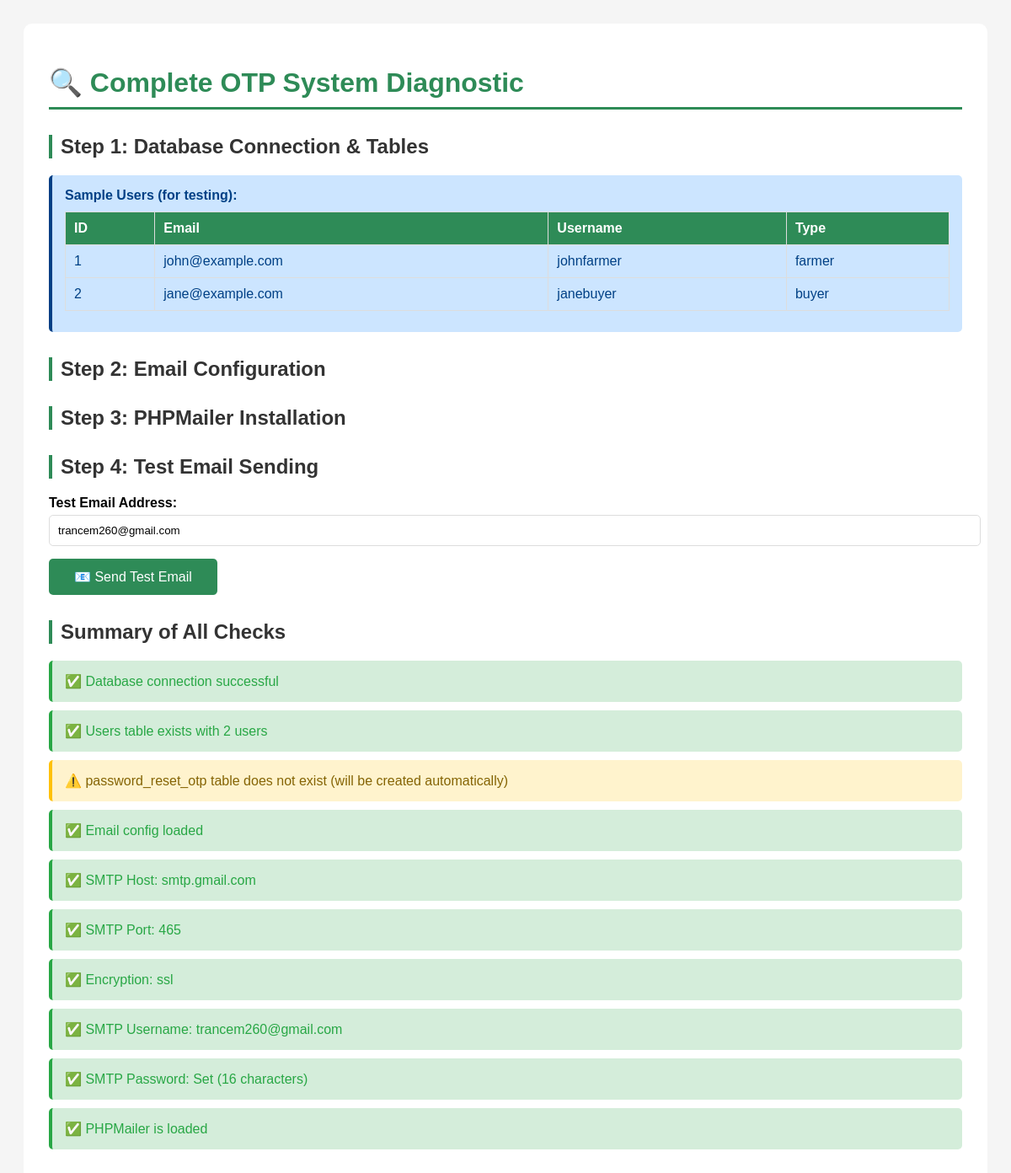
Screenshot of /debug_otp_complete.php with the database file from the repository.
### tables this page shows
CREATE TABLE users (
    id INT AUTO_INCREMENT PRIMARY KEY,
    full_name VARCHAR(100) NOT NULL,
    email VARCHAR(100) UNIQUE NOT NULL,
    username VARCHAR(50) UNIQUE NOT NULL,
    password VARCHAR(255) NOT NULL,
    user_type ENUM('farmer', 'buyer') NOT NULL,
    created_at TIMESTAMP DEFAULT CURRENT_TIMESTAMP,
    updated_at TIMESTAMP DEFAULT CURRENT_TIMESTAMP ON UPDATE CURRENT_TIMESTAMP
);

### config/phpmailer_helper.php (called while the page is built, shortened)
<?php
require_once __DIR__ . '/email_config.php';
function getEmailConfig()
{
    static $config = null;
    if ($config === null) {
        $configFile = __DIR__ . '/email_config.php';
        try {
            $config = require $configFile;
            $requiredKeys = ['smtp_host', 'smtp_port', 'smtp_username', 'smtp_password', 'smtp_from_email'];
        } catch (Exception $e) {
            error_log("Error loading email config: " . $e->getMessage());
            $config = [];
        }
    }
    return $config;
}

### config/email_config.php (called while the page is built)
<?php
return [
    'smtp_host' => 'smtp.gmail.com',
    'smtp_port' => 465,
    'smtp_username' => 'trancem260@gmail.com',
    'smtp_password' => 'wwhxqyiwuasoqjle',
    'smtp_from_email' => 'trancem260@gmail.com',
    'smtp_from_name' => 'AgriMarket - Agriculture Platform',
    'smtp_encryption' => 'ssl',
    'smtp_debug' => 2
];

### debug_otp_complete.php (the view, shortened to what this page needs)
<?php
echo "<!DOCTYPE html><html><head><title>Complete OTP Debug</title>";
echo "<style>
body { font-family: Arial, sans-serif; padding: 20px; background: #f5f5f5; }
.container { background: white; padding: 30px; border-radius: 10px; max-width: 1200px; margin: 0 auto; }
h1 { color: #2e8b57; border-bottom: 3px solid #2e8b57; padding-bottom: 10px; }
h2 { color: #333; margin-top: 30px; border-left: 4px solid #2e8b57; padding-left: 10px; }
.success { color: #28a745; background: #d4edda; padding: 15px; border-radius: 5px; margin: 10px 0; border-left: 4px solid #28a745; }
.error { color: #dc3545; background: #f8d7da; padding: 15px; border-radius: 5px; margin: 10px 0; border-left: 4px solid #dc3545; }
.warning { color: #856404; background: #fff3cd; padding: 15px; border-radius: 5px; margin: 10px 0; border-left: 4px solid #ffc107; }
.info { color: #004085; background: #cce5ff; padding: 15px; border-radius: 5px; margin: 10px 0; border-left: 4px solid #004085; }
pre { background: #f8f9fa; padding: 15px; border-radius: 5px; overflow-x: auto; border: 1px solid #ddd; font-size: 11px; white-space: pre-wrap; }
table { width: 100%; border-collapse: collapse; margin: 10px 0; }
th, td { padding: 10px; text-align: left; border: 1px solid #ddd; }
th { background: #2e8b57; color: white; }
.code { background: #2e8b57; color: white; padding: 20px; text-align: center; border-radius: 8px; font-size: 32px; font-weight: bold; letter-spacing: 5px; margin: 20px 0; }
</style></head><body>";
echo "<div class='container'>";
echo "<h1>🔍 Complete OTP System Diagnostic</h1>";
$allChecks = [];
try {
    echo "<h2>Step 1: Database Connection & Tables</h2>";
    require_once __DIR__ . '/config/database.php';
    $allChecks[] = ['status' => 'success', 'message' => 'Database connection successful'];
    try {
        $stmt = $pdo->query("SELECT COUNT(*) as count FROM users");
        $userCount = $stmt->fetch()['count'];
        $allChecks[] = ['status' => 'success', 'message' => "Users table exists with $userCount users"];
        $stmt = $pdo->query("SELECT id, email, username, user_type FROM users LIMIT 5");
        $users = $stmt->fetchAll();
        if (!empty($users)) {
            echo "<div class='info'>";
            echo "<strong>Sample Users (for testing):</strong><br>";
            echo "<table><tr><th>ID</th><th>Email</th><th>Username</th><th>Type</th></tr>";
            foreach ($users as $user) {
                echo "<tr><td>{$user['id']}</td><td>{$user['email']}</td><td>{$user['username']}</td><td>{$user['user_type']}</td></tr>";
            }
            echo "</table>";
            echo "</div>";
        }
    } catch (Exception $e) {
        $allChecks[] = ['status' => 'error', 'message' => 'Users table error: ' . $e->getMessage()];
    }
    try {
        $stmt = $pdo->query("SHOW TABLES LIKE 'password_reset_otp'");
        if ($stmt->rowCount() > 0) {
            $stmt = $pdo->query("SELECT COUNT(*) as count FROM password_reset_otp");
            $otpCount = $stmt->fetch()['count'];
            $allChecks[] = ['status' => 'success', 'message' => "password_reset_otp table exists with $otpCount records"];
            $stmt = $pdo->query("SELECT o.*, u.email, u.username FROM password_reset_otp o
                                JOIN users u ON o.user_id = u.id
                                ORDER BY o.created_at DESC LIMIT 5");
            $otps = $stmt->fetchAll();
            if (!empty($otps)) {
                echo "<div class='info'>";
                echo "<strong>Recent OTP Codes:</strong><br>";
                echo "<table><tr><th>User</th><th>Email</th><th>OTP Code</th><th>Expires</th><th>Verified</th><th>Created</th></tr>";
                foreach ($otps as $otp) {
                    $expired = strtotime($otp['expires_at']) < time() ? ' (EXPIRED)' : '';
                    $verified = $otp['verified'] ? 'Yes' : 'No';
                    echo "<tr>";
                    echo "<td>{$otp['username']}</td>";
                    echo "<td>{$otp['email']}</td>";
                    echo "<td><strong>{$otp['otp_code']}</strong></td>";
                    echo "<td>{$otp['expires_at']}$expired</td>";
                    echo "<td>$verified</td>";
                    echo "<td>{$otp['created_at']}</td>";
                    echo "</tr>";
                }
                echo "</table>";
                echo "</div>";
            }
        } else {
            $allChecks[] = ['status' => 'warning', 'message' => 'password_reset_otp table does not exist (will be created automatically)'];
        }
    } catch (Exception $e) {
        $allChecks[] = ['status' => 'error', 'message' => 'OTP table check error: ' . $e->getMessage()];
    }
    echo "<h2>Step 2: Email Configuration</h2>";
    require_once __DIR__ . '/config/phpmailer_helper.php';
    $config = getEmailConfig();
    $allChecks[] = ['status' => 'success', 'message' => 'Email config loaded'];
    $allChecks[] = ['status' => $config['smtp_host'] === 'smtp.gmail.com' ? 'success' : 'warning',
                   'message' => "SMTP Host: {$config['smtp_host']}"];
    $allChecks[] = ['status' => 'success', 'message' => "SMTP Port: {$config['smtp_port']}"];
    $allChecks[] = ['status' => 'success', 'message' => "Encryption: {$config['smtp_encryption']}"];
    $allChecks[] = ['status' => !empty($config['smtp_username']) ? 'success' : 'error',
                   'message' => "SMTP Username: {$config['smtp_username']}"];
    $passLength = strlen($config['smtp_password']);
    $passStatus = ($passLength === 16 && $config['smtp_password'] !== 'your-app-password') ? 'success' : 'error';
    $allChecks[] = ['status' => $passStatus,
                   'message' => "SMTP Password: " . ($passLength === 16 ? "Set (16 characters)" : "Invalid length: $passLength")];
    echo "<h2>Step 3: PHPMailer Installation</h2>";
    if (class_exists('PHPMailer\PHPMailer\PHPMailer')) {
        $allChecks[] = ['status' => 'success', 'message' => 'PHPMailer is loaded'];
    } else {
        $allChecks[] = ['status' => 'error', 'message' => 'PHPMailer is NOT loaded'];
    }
    echo "<h2>Step 4: Test Email Sending</h2>";
    if (isset($_POST['test_email']) && !empty($_POST['test_email'])) {
        $testEmail = trim($_POST['test_email']);
        $testUsername = 'TestUser';
        $testOTP = str_pad(random_int(0, 999999), 6, '0', STR_PAD_LEFT);
        echo "<div class='info'>";
        echo "<strong>Testing email to:</strong> " . htmlspecialchars($testEmail) . "<br>";
        echo "<strong>OTP Code:</strong> <div class='code'>" . $testOTP . "</div>";
        echo "</div>";
        ob_start();
        $startTime = microtime(true);
        $result = sendOTPEmail($testEmail, $testUsername, $testOTP);
        $endTime = microtime(true);
        $executionTime = round(($endTime - $startTime) * 1000, 2);
        $output = ob_get_clean();
        echo "<div class='info'>Execution Time: $executionTime ms</div>";
        if ($result['success']) {
            echo "<div class='success'>";
            echo "✅ <strong>Email sent successfully!</strong><br>";
            if (isset($result['gmail_accepted']) && $result['gmail_accepted']) {
                echo "✅ Gmail accepted the email (success codes found)<br>";
            } else {
                echo "⚠️ No clear acceptance codes - check spam folder<br>";
            }
            echo "</div>";
            if (isset($result['debug']) && !empty($result['debug'])) {
                echo "<div class='info'>";
                echo "<strong>SMTP Debug Output:</strong><br>";
                echo "<pre>" . htmlspecialchars($result['debug']) . "</pre>";
                echo "</div>";
            }
            if (isset($result['smtp_responses']) && !empty($result['smtp_responses'])) {
                echo "<div class='info'>";
                echo "<strong>SMTP Responses:</strong><br>";
                echo "<pre>" . htmlspecialchars(implode("\n", $result['smtp_responses'])) . "</pre>";
                echo "</div>";
            }
        } else {
            echo "<div class='error'>";
            echo "❌ <strong>Email sending failed!</strong><br>";
            echo htmlspecialchars($result['message']) . "<br><br>";
            if (isset($result['analysis']) && !empty($result['analysis'])) {
                echo "<strong>Analysis:</strong><br>";
                foreach ($result['analysis'] as $analysis) {
                    echo "• $analysis<br>";
                }
                echo "<br>";
            }
            if (isset($result['debug']) && !empty($result['debug'])) {
                echo "<strong>SMTP Debug Output:</strong><br>";
                echo "<pre>" . htmlspecialchars($result['debug']) . "</pre>";
            }
            echo "</div>";
        }
    } else {
        echo "<form method='POST'>";
        echo "<div style='margin: 15px 0;'>";
        echo "<label><strong>Test Email Address:</strong></label><br>";
        echo "<input type='email' name='test_email' value='{$config['smtp_username']}' style='width: 100%; padding: 10px; margin-top: 5px; border: 1px solid #ddd; border-radius: 5px;' required>";
        echo "</div>";
        echo "<button type='submit' style='background: #2e8b57; color: white; padding: 12px 30px; border: none; border-radius: 5px; font-size: 16px; cursor: pointer;'>📧 Send Test Email</button>";
        echo "</form>";
    }
    echo "<h2>Summary of All Checks</h2>";
    foreach ($allChecks as $check) {
        $class = $check['status'] === 'success' ? 'success' : ($check['status'] === 'error' ? 'error' : 'warning');
        $icon = $check['status'] === 'success' ? '✅' : ($check['status'] === 'error' ? '❌' : '⚠️');
        echo "<div class='$class'>$icon " . htmlspecialchars($check['message']) . "</div>";
    }
} catch (Exception $e) {
    echo "<div class='error'>";
    echo "❌ <strong>Exception:</strong><br>";
    echo htmlspecialchars($e->getMessage()) . "<br><br>";
    echo "<pre>" . htmlspecialchars($e->getTraceAsString()) . "</pre>";
    echo "</div>";
}
echo "</div></body></html>";
?>

### debug_otp_complete.php (style rules this page uses)
body { font-family: Arial, sans-serif; padding: 20px; background: #f5f5f5; }
.container { background: white; padding: 30px; border-radius: 10px; max-width: 1200px; margin: 0 auto; }
h1 { color: #2e8b57; border-bottom: 3px solid #2e8b57; padding-bottom: 10px; }
h2 { color: #333; margin-top: 30px; border-left: 4px solid #2e8b57; padding-left: 10px; }
.success { color: #28a745; background: #d4edda; padding: 15px; border-radius: 5px; margin: 10px 0; border-left: 4px solid #28a745; }
.warning { color: #856404; background: #fff3cd; padding: 15px; border-radius: 5px; margin: 10px 0; border-left: 4px solid #ffc107; }
.info { color: #004085; background: #cce5ff; padding: 15px; border-radius: 5px; margin: 10px 0; border-left: 4px solid #004085; }
table { width: 100%; border-collapse: collapse; margin: 10px 0; }
th, td { padding: 10px; text-align: left; border: 1px solid #ddd; }
th { background: #2e8b57; color: white; }

### rows the page displays
users: id "1", email "john@example.com", username "johnfarmer", user_type "farmer"
users: id "2", email "jane@example.com", username "janebuyer", user_type "buyer"

### other values shown
$icon "✅"
$check['message'] "Database connection successful"
$check['message'] "Users table exists with 2 users"
$icon "⚠️"
$check['message'] "password_reset_otp table does not exist (will be created automatically)"
$check['message'] "Email config loaded"
$check['message'] "SMTP Host: smtp.gmail.com"
$check['message'] "SMTP Port: 465"
$check['message'] "Encryption: ssl"
$check['message'] "SMTP Username: trancem260@gmail.com"
$check['message'] "SMTP Password: Set (16 characters)"
$check['message'] "PHPMailer is loaded"
